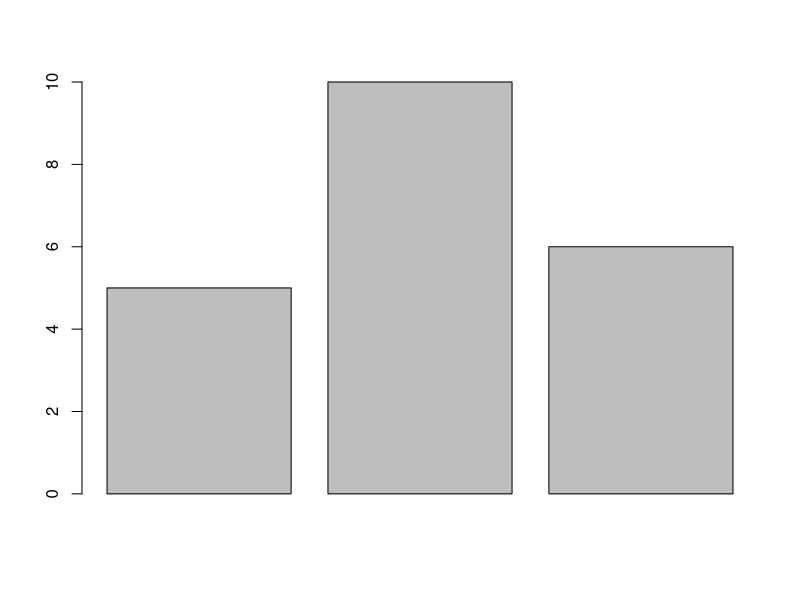
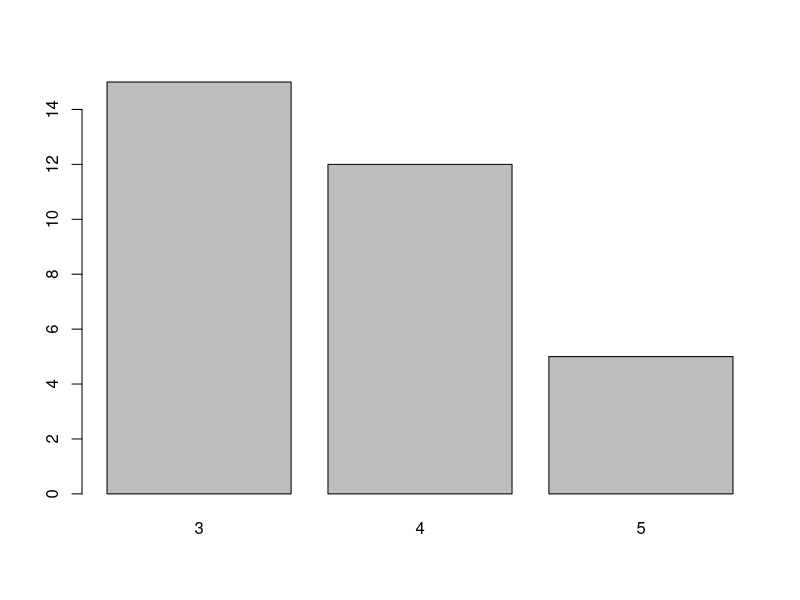
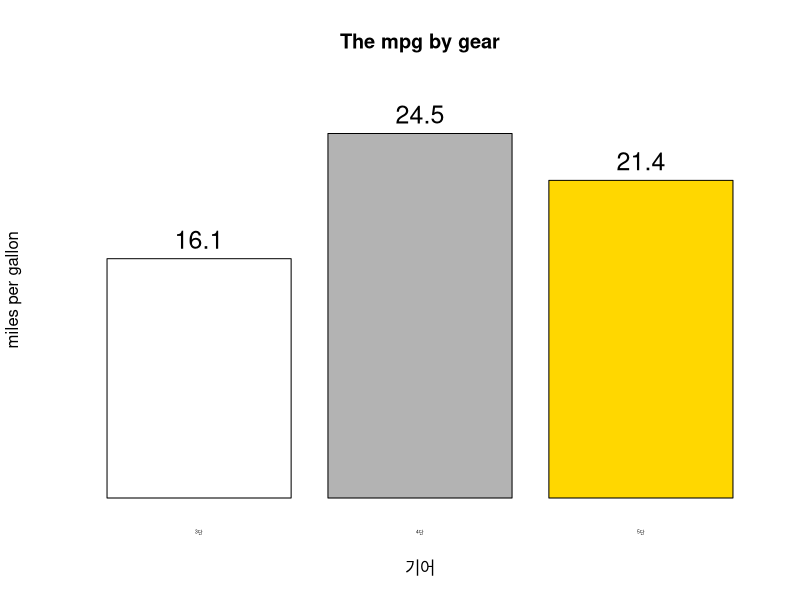
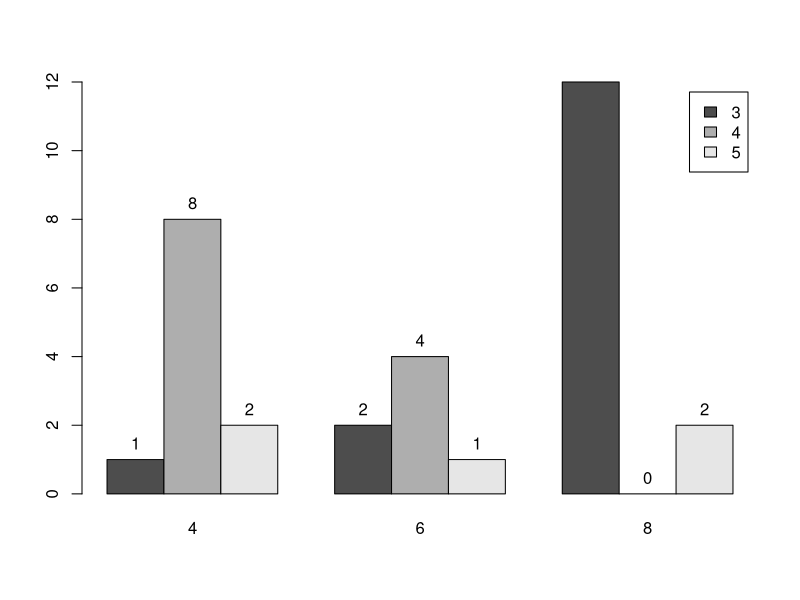
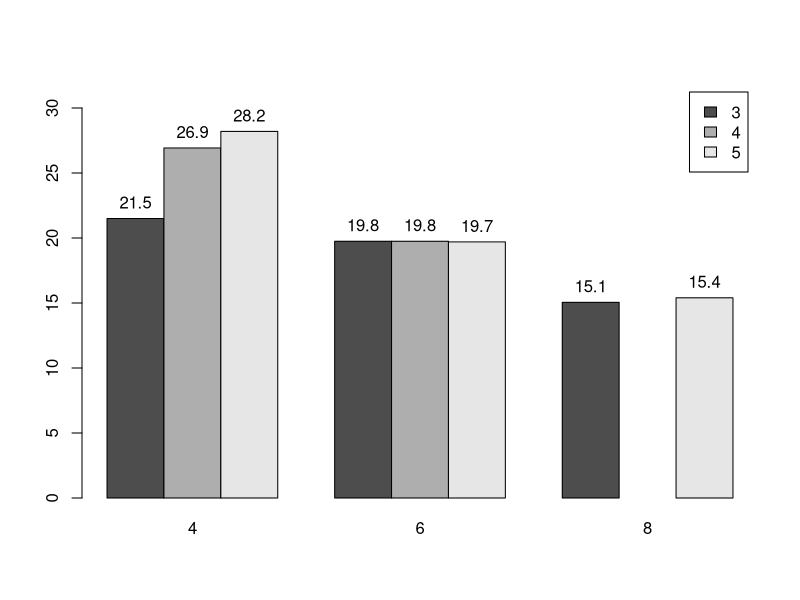
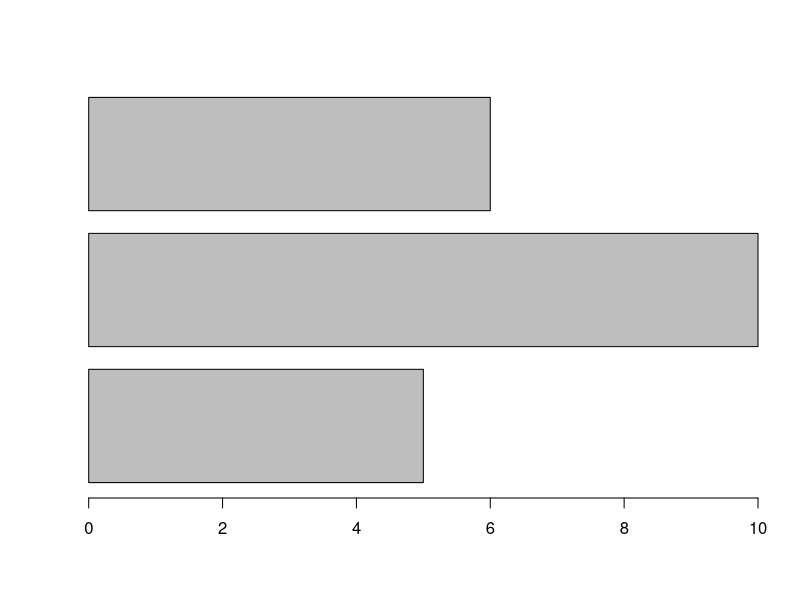
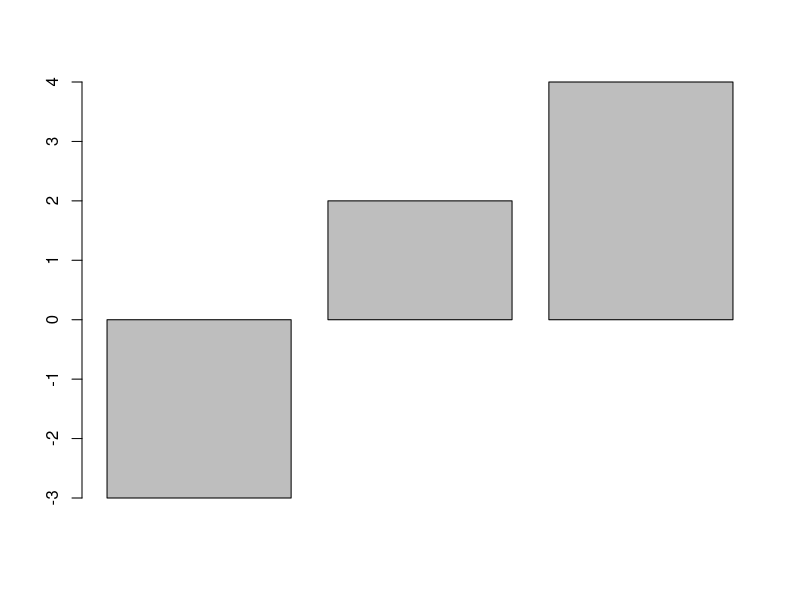
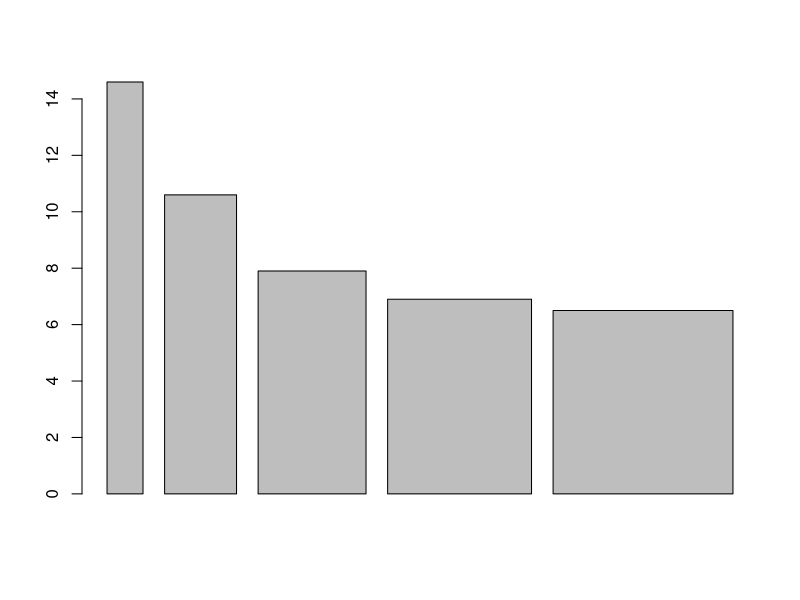

Write the R code that produced these figures, in order.
barplot(c(5,10,6))

library(dplyr)
mtcars$gear %>% table %>% barplot

mtcars %>% 
  group_by(gear) %>% 
  summarise(n=n(), mean=mean(mpg)) -> tab1

barplot(tab1$mean, names.arg = c("3단","4단","5단"),
        main="The mpg by gear",
        xlab = "기어", ylab = "miles per gallon",
        col=c("white","gray70","gold"),
        ylim=c(0,28), cex.axis = 0.5, cex.names=0.3,
        axes=F) -> bar1

 text(bar1, tab1$mean, labels=round(tab1$mean,1),
 pos =3, cex=1.5)

table(mtcars$gear, mtcars$cyl) -> tab1
barplot(tab1, beside=T, legend=rownames(tab1)) -> b1
text(b1, tab1, labels=tab1, pos=3)

library(tidyr) 
mtcars %>% 
  group_by(gear, cyl) %>% 
  summarise(mean=mean(mpg)) %>% 
  pivot_wider(id_cols=gear, 
              names_from=cyl, 
              values_from=mean) -> out1
as.matrix(out1[-1]) -> out2
barplot(out2, beside=T, legend=c(3,4,5), ylim=c(0,32)) -> bar1
text(bar1, out2, labels=round(out2,1), pos=3)

barplot(c(5,10,6), horiz=T)
barplot(c(-3,2,4))

apt <- c(14.6,10.6,7.9,6.9,6.5)
barplot(apt, width=c(1,2,3,4,5))

rent = c(-2685,-1812,-1025,-704,-548,-436,
-436,-201,142,172,748,901,930,1192,1934,3387)
name = c("울산","경남","경북","충북",
         "충남","부산","경기","강원",
         "전북","인천","대전","대구",
         "세종","전남","광주","서울")
barplot(rent, names.arg=name) -> bar1
col1 = ifelse(rent>0,"tomato2","lightblue")
pos1 = ifelse(rent>0, rent+150, rent-150)

barplot(rent, ylim=c(-3000,4000),
        names.arg=name, col=col1) -> bar1
text(bar1, pos1, labels=rent)
title("2019년 아파트 전세 재계약 비용")






